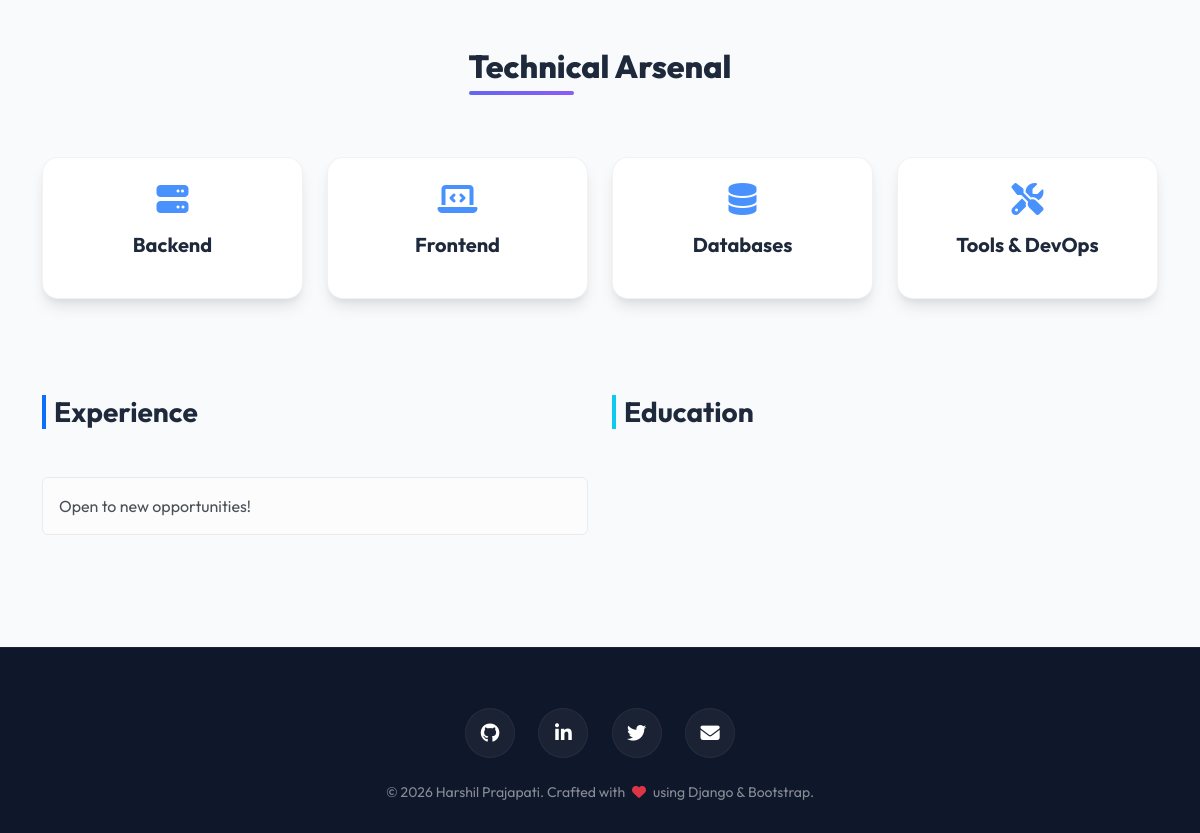
/about/ (lower part), run on an earlier commit of the app's database.
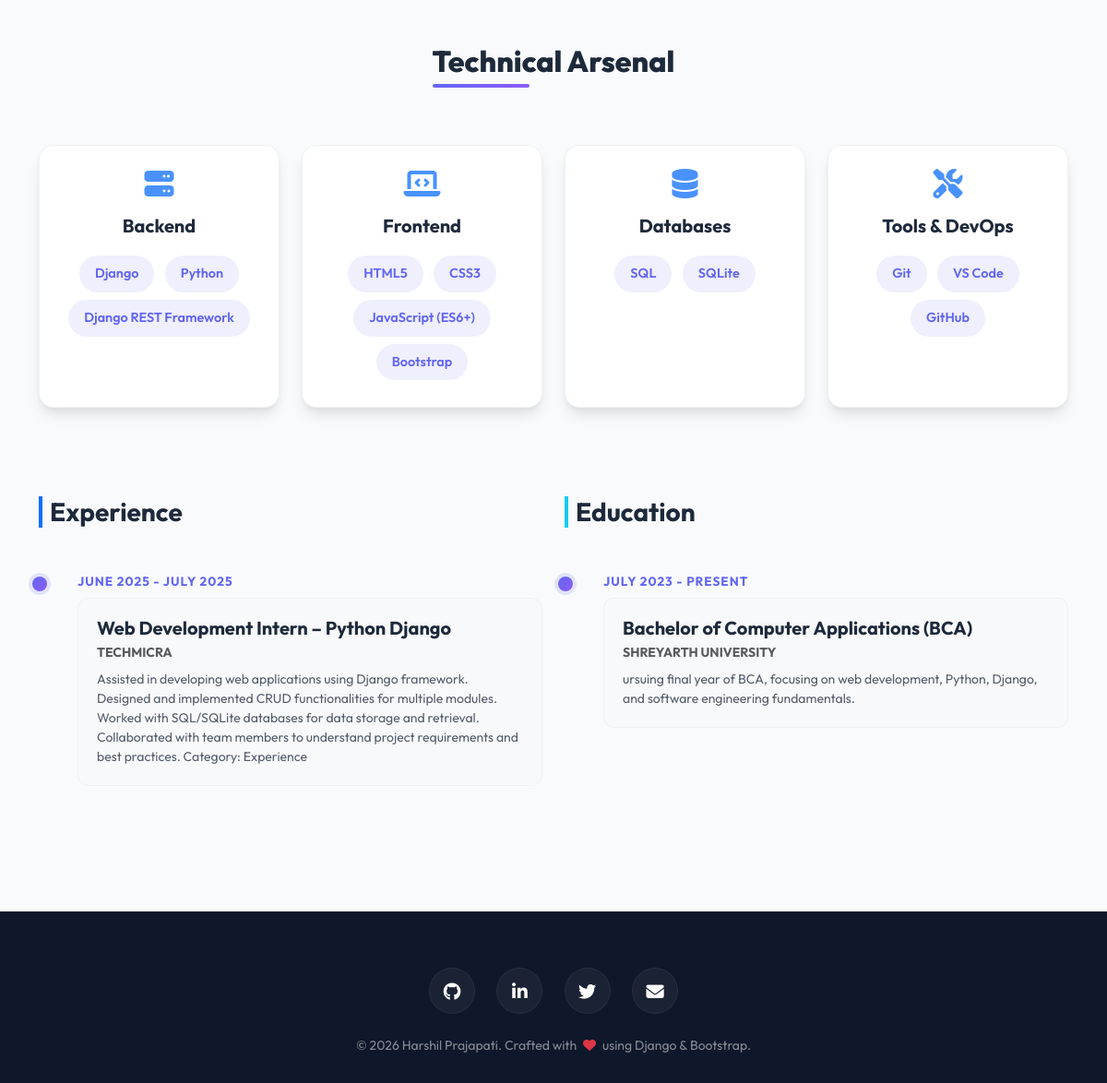
And on a later commit of the database.
### main/models.py (models this page shows, shortened)
class Skill(models.Model):
    CATEGORY_CHOICES = (
        ('backend', 'Backend'),
        ('frontend', 'Frontend'),
        ('database', 'Databases'),
        ('tools', 'Tools & DevOps'),
    )
    name = models.CharField(max_length=50)
    category = models.CharField(max_length=20, choices=CATEGORY_CHOICES)

class Timeline(models.Model):
    TYPE_CHOICES = (
        ('education', 'Education'),
        ('experience', 'Experience'),
    )
    title = models.CharField(max_length=100) # e.g., "Full Stack Developer"
    organization = models.CharField(max_length=100) # e.g., "Tech Solutions Inc."
    start_date = models.CharField(max_length=20) # Keep as Char for flexibility like "Jan 2025"
    end_date = models.CharField(max_length=20, default="Present")
    description = models.TextField(blank=True)
    category = models.CharField(max_length=20, choices=TYPE_CHOICES)
    class Meta:
        ordering = ['-id'] # Shows newest added first

### main/views.py (the view)
# urls.py: path('about/', views.about, name='about'),
def about(request):
    skills_backend = Skill.objects.filter(category='backend')
    skills_frontend = Skill.objects.filter(category='frontend')
    skills_database = Skill.objects.filter(category='database') # <--- The new line we added
    skills_tools = Skill.objects.filter(category='tools')
    experience = Timeline.objects.filter(category='experience')
    education = Timeline.objects.filter(category='education')
    testimonials = Testimonial.objects.all()
    context = {
        'skills_backend': skills_backend,
        'skills_frontend': skills_frontend,
        'skills_database': skills_database,
        'skills_tools': skills_tools,
        'experience': experience,
        'education': education,
        'testimonials': testimonials,
    }
    return render(request, 'main/about.html', context)

### main/templates/main/about.html (shortened to what this page needs)
{% extends 'base.html' %}
{% load static %}
{% block content %}
<div class="container py-5">
        <div class="row mb-5 g-4">
        <div class="col-12 text-center mb-2">
            <h2 class="section-title">Technical Arsenal</h2>
        </div>
        <div class="col-md-6 col-lg-3">
            <div class="skill-card text-center">
                <div class="mb-3">
                    <i class="fas fa-server fa-2x text-primary opacity-75"></i>
                </div>
                <h5 class="fw-bold mb-3">Backend</h5>
                <div>
                    {% for skill in skills_backend %}
                        <span class="badge-skill">{{ skill.name }}</span>
                    {% endfor %}
                </div>
            </div>
        </div>
        <div class="col-md-6 col-lg-3">
            <div class="skill-card text-center">
                <div class="mb-3">
                    <i class="fas fa-laptop-code fa-2x text-primary opacity-75"></i>
                </div>
                <h5 class="fw-bold mb-3">Frontend</h5>
                <div>
                    {% for skill in skills_frontend %}
                        <span class="badge-skill">{{ skill.name }}</span>
                    {% endfor %}
                </div>
            </div>
        </div>
        <div class="col-md-6 col-lg-3">
            <div class="skill-card text-center">
                <div class="mb-3">
                    <i class="fas fa-database fa-2x text-primary opacity-75"></i>
                </div>
                <h5 class="fw-bold mb-3">Databases</h5>
                <div>
                    {% for skill in skills_database %}
                        <span class="badge-skill">{{ skill.name }}</span>
                    {% endfor %}
                </div>
            </div>
        </div>
        <div class="col-md-6 col-lg-3">
            <div class="skill-card text-center">
                <div class="mb-3">
                    <i class="fas fa-tools fa-2x text-primary opacity-75"></i>
                </div>
                <h5 class="fw-bold mb-3">Tools & DevOps</h5>
                <div>
                    {% for skill in skills_tools %}
                        <span class="badge-skill">{{ skill.name }}</span>
                    {% endfor %}
                </div>
            </div>
        </div>
    </div>
    <div class="row py-5" id="experience">
        <div class="col-lg-6 mb-5 mb-lg-0">
            <h3 class="fw-bold mb-5 ps-2 border-start border-4 border-primary">Experience</h3>
            <div class="timeline-container">
                {% for item in experience %}
                <div class="timeline-item">
                    <span class="timeline-date">{{ item.start_date }} - {{ item.end_date }}</span>
                    <div class="timeline-card mt-2">
                        <h5 class="fw-bold mb-1">{{ item.title }}</h5>
                        <p class="text-muted small mb-2 fw-bold text-uppercase">{{ item.organization }}</p>
                        <p class="mb-0 opacity-75 small">{{ item.description }}</p>
                    </div>
                </div>
                {% empty %}
                <div class="alert alert-light">Open to new opportunities!</div>
                {% endfor %}
            </div>
        </div>
        <div class="col-lg-6">
            <h3 class="fw-bold mb-5 ps-2 border-start border-4 border-info">Education</h3>
            <div class="timeline-container">
                {% for item in education %}
                <div class="timeline-item">
                    <span class="timeline-date">{{ item.start_date }} - {{ item.end_date }}</span>
                    <div class="timeline-card mt-2">
                        <h5 class="fw-bold mb-1">{{ item.title }}</h5>
                        <p class="text-muted small mb-2 fw-bold text-uppercase">{{ item.organization }}</p>
                        <p class="mb-0 opacity-75 small">{{ item.description }}</p>
                    </div>
                </div>
                {% endfor %}
            </div>
        </div>
    </div>
</div>
{% endblock %}

### templates/base.html (shortened to what this page needs)
{% load static %}
<!DOCTYPE html>
<html lang="en" data-bs-theme="light">
<head>
    <link href="https://cdn.jsdelivr.net/npm/bootstrap@5.3.0/dist/css/bootstrap.min.css" rel="stylesheet">
    <link rel="stylesheet" href="https://cdnjs.cloudflare.com/ajax/libs/font-awesome/6.4.0/css/all.min.css">
</head>
<body>
<main style="padding-top: 0;">
    {% block content %}{% endblock %}
</main>
<footer class="text-center text-white">
    <div class="container">
        <div class="mb-4">
            <a href="https://github.com/harshil962" target="_blank" class="social-icon" aria-label="GitHub"><i class="fab fa-github"></i></a>
            <a href="https://www.linkedin.com/in/harshil-prajapati-3163a4283" target="_blank" class="social-icon" aria-label="LinkedIn"><i class="fab fa-linkedin-in"></i></a>
            <a href="#" class="social-icon" aria-label="Twitter"><i class="fab fa-twitter"></i></a>
            <a href="mailto:hp5896958@gmail.com" class="social-icon" aria-label="Email"><i class="fas fa-envelope"></i></a>
        </div>
        <p class="text-white-50 small mb-0">
            &copy; {% now "Y" %} Harshil Prajapati. Crafted with <i class="fas fa-heart text-danger mx-1"></i> using Django & Bootstrap.
        </p>
    </div>
</footer>
</body>
</html>

### templates/base.html (style rules this page uses)
:root { --primary-gradient: linear-gradient(135deg, #6366f1 0%, #8b5cf6 100%); --secondary-gradient: linear-gradient(135deg, #3b82f6 0%, #2dd4bf 100%); --bg-body: #f8fafc; --text-color: #1e293b; --nav-bg: rgba(15, 23, 42, 0.85); --footer-bg: #0f172a; }
body { font-family: 'Outfit', sans-serif; background-color: var(--bg-body); color: var(--text-color); overflow-x: hidden; transition: background-color 0.3s ease, color 0.3s ease; }
footer { background: var(--footer-bg); padding: 60px 0 30px; position: relative; border-top: 1px solid rgba(255,255,255,0.05); }
.social-icon { width: 50px; height: 50px; display: inline-flex; align-items: center; justify-content: center; background: rgba(255, 255, 255, 0.05); border-radius: 50%; color: white; font-size: 1.2rem; margin: 0 10px; transition: all 0.3s ease; text-decoration: none; border: 1px solid rgba(255,255,255,0.05); }

### main/templates/main/about.html (style rules this page uses)
:root { --primary-gradient: linear-gradient(135deg, #6366f1 0%, #8b5cf6 100%); --card-shadow: 0 10px 15px -3px rgba(0, 0, 0, 0.1), 0 4px 6px -2px rgba(0, 0, 0, 0.05); }
body, html { overflow-x: hidden; }
.section-title { font-weight: 800; margin-bottom: 2.5rem; position: relative; display: inline-block; color: var(--text-color); }
.section-title::after { content: ''; position: absolute; bottom: -10px; left: 0; width: 40%; height: 4px; background: var(--primary-gradient); border-radius: 2px; }
.skill-card { background: var(--card-bg, #fff); border-radius: 16px; padding: 25px; height: 100%; box-shadow: var(--card-shadow); border: 1px solid rgba(0,0,0,0.05); transition: transform 0.3s ease; }
.badge-skill { background: rgba(99, 102, 241, 0.1); color: #6366f1; font-weight: 600; padding: 8px 16px; border-radius: 50px; font-size: 0.9rem; margin: 4px; display: inline-block; transition: all 0.2s; border: 1px solid transparent; }
.timeline-container { position: relative; }
.timeline-item { padding-left: 40px; border-left: 2px solid rgba(99, 102, 241, 0.2); position: relative; padding-bottom: 40px; }
.timeline-item:last-child { border-left: 2px solid transparent; }
.timeline-item::before { content: ''; width: 16px; height: 16px; background: var(--primary-gradient); border-radius: 50%; position: absolute; left: -9px; top: 5px; box-shadow: 0 0 0 4px rgba(99, 102, 241, 0.15); }
.timeline-date { font-size: 0.85rem; font-weight: 700; text-transform: uppercase; letter-spacing: 1px; color: #6366f1; margin-bottom: 5px; display: block; }
.timeline-card { background: var(--card-bg, #f8f9fa); border-radius: 12px; padding: 20px; border: 1px solid rgba(0,0,0,0.03); }

What changed in the data, as far as the page shows it:
added Skill: name "Django", shown under "Backend"
added Skill: name "Python", shown under "Backend"
added Skill: name "Django REST Framework", shown under "Backend"
added Skill: name "HTML5", shown under "Frontend"
added Skill: name "CSS3", shown under "Frontend"
added Skill: name "JavaScript (ES6+)", shown under "Frontend"
added Skill: name "Bootstrap", shown under "Frontend"
added Skill: name "SQL", shown under "Databases"
added Skill: name "SQLite", shown under "Databases"
added Skill: name "Git", shown under "Tools & DevOps"
added Skill: name "VS Code", shown under "Tools & DevOps"
added Skill: name "GitHub", shown under "Tools & DevOps"
added Timeline: start_date "JUNE 2025", end_date "JULY 2025", title "Web Development Intern – Python Django", organization "TECHMICRA", description "Assisted in developing web applications using Django framework. Designed and implemented CRUD functionalities for multiple modules. Worked with SQL/SQLite databases for data storage and retrieval. Collaborated with team members to understand project requirements and best practices. Category: Experience", shown under "Experience"
added Timeline: start_date "JULY 2023", end_date "PRESENT", title "Bachelor of Computer Applications (BCA)", organization "SHREYARTH UNIVERSITY", description "ursuing final year of BCA, focusing on web development, Python, Django, and software engineering fundamentals.", shown under "Education"
Also different on the page:
text no longer shown: "Open to new opportunities!"
